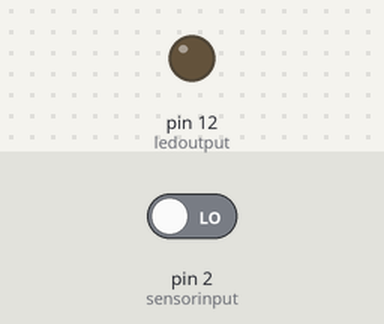
Recording of a sketch running on a simulated Arduino Uno, built with avr-gcc and run on an emulated ATmega328P. Parts: output pins drawn as LEDs (lit = HIGH). The test bench sets the inputs (shaded band); at power-on: pin 2 (sensorinput) LOW.

Above: at 1.2 s.
1.3 s: pin 2 (sensorinput) driven HIGH
At 2.0 s:
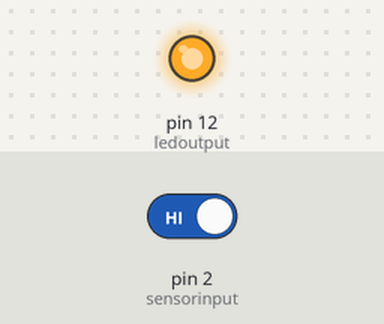
2.8 s: pin 2 (sensorinput) driven LOW
At 3.2 s:
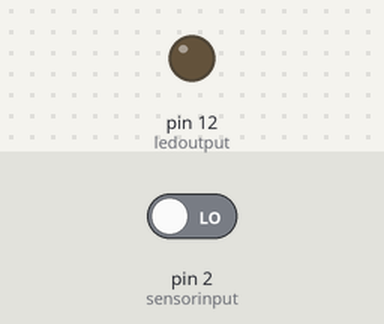
Timing chart, 0 to 5.8 s (numbered marks = the images above; inputs shaded):
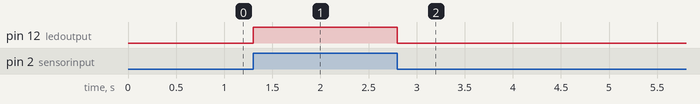

The sketch:

pir_led.ino
```cpp
int sensorinput = 2;
// the digital pin connected to thesensor
int ledoutput = 12;
// pin connected to LED
void setup()
{
 pinMode(ledoutput, OUTPUT);
// this function is used to declare led connected pin as output
 pinMode(sensorinput, INPUT);
// this function is used to declaresensor connected pin as input
}
void loop()
{
 int value =
digitalRead(sensorinput);
// function to read analog voltage from sensor
 if (value==HIGH)
// function to check voltage level from sensor
 {
 digitalWrite(ledoutput, HIGH);
// make LED - ON
 delay(100);
// to make the LED visible
 }
 else
 digitalWrite(ledoutput, LOW); //make LED - OFF
}
```

Measured:
- after the input at 1.3 s, pin 12 (ledoutput): LOW → HIGH at once
- after the input at 2.8 s, pin 12 (ledoutput): HIGH → LOW at once
